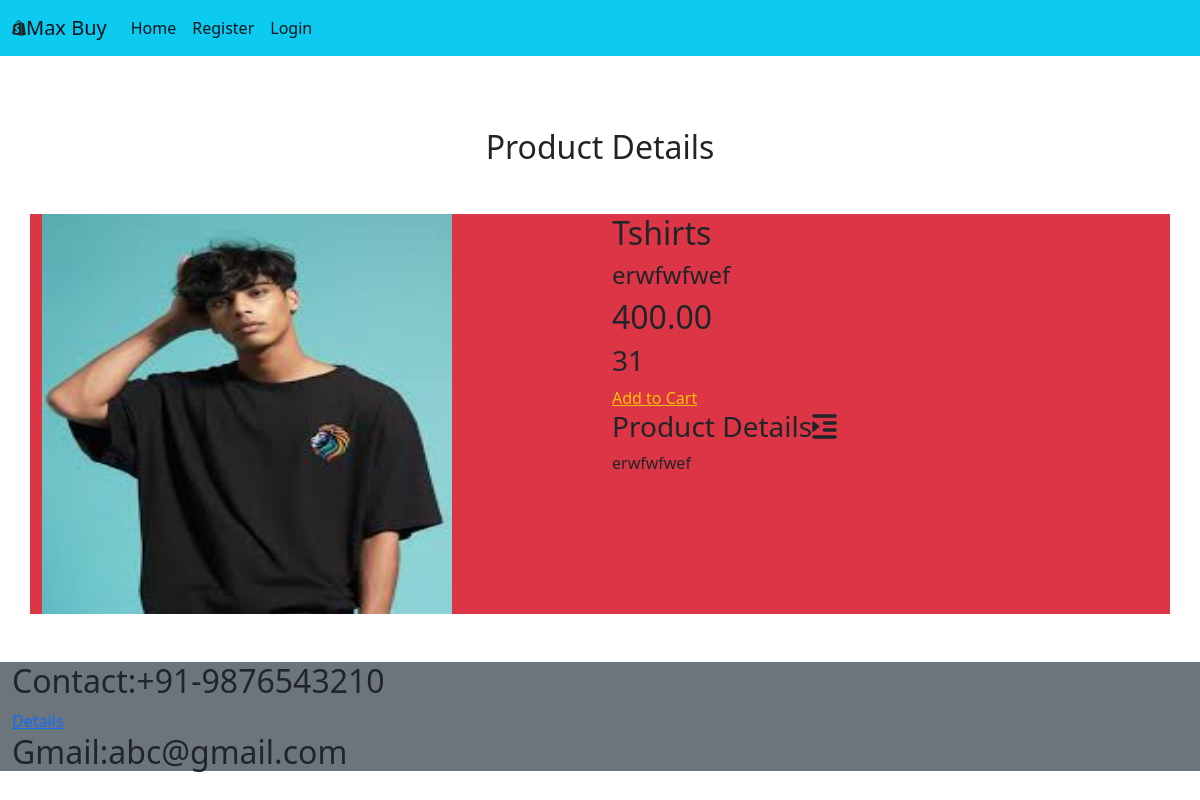
Screenshot of /product_details/3 with the database file from the repository.
### shop/models.py (models this page shows, shortened)
class Product(models.Model):
    name = models.CharField(max_length=30)
    desc = models.TextField()
    image = models.ImageField(upload_to='media/images', blank=True, null=True)
    price=models.DecimalField(max_digits=10,decimal_places=2)
    stock=models.IntegerField()
    available=models.BooleanField(default=True)
    created=models.DateTimeField(auto_now_add=True)
    updated=models.DateTimeField(auto_now=True)
    category=models.ForeignKey(Category,on_delete=models.CASCADE)

### shop/views.py (the view)
# urls.py: path('product_details/<int:i>',views.product_details,name="product_details"),
def product_details(request,i):
    p = Product.objects.get(id=i)
    return render(request,'product_details.html',{'p': p})

### templates/product_details.html
{% extends 'base.html' %}
{% load static %}
{% block content %}
<div class="container text-center mt-5 mb-5">
    <h2>Product Details</h2>
</div>
<div class="container bg-danger">
    <div class="row">
        <div class="col">
            <img src="{{p.image.url}}" height="400px" width="75%">
        </div>
        <div class="col">
            <h2>{{p.name}}</h2>
            <h4>{{p.desc}}</h4>
            <h2>{{p.price}}</h2>
            <h3>{{p.stock}}</h3>
            {% if user.is_superuser == True %}
                {% if p.stock > 0 %}
                    <h3 class="text-success">Product in Stock</h3>
                    <a style="text-decoration:none" href="{% url 'admin:index' %}" class="btn_1">Add Stock</a>
                {% else %}
                    <h3 class="text-danger">Out of Stock</h3>
                    <a style="text-decoration:none" href="{% url 'admin:index' %}" class="btn_1">Add Stock</a>
                {% endif %}
            {% else %}
                {% if p.stock > 0 %}
                    <a href="{% url 'cart:add_to_cart' p.id %}" class="btn_1 text-warning">Add to Cart</a>
                {% else %}
                    <h3 class="text-secondary">Out of Stock</h3>
                {% endif %}
            {% endif %}
      <h3>Product Details<i style="#" class="fa fa-indent"></i> </h3>
      <p style="#">{{p.desc}}</p>
    </div>
  </div>
</div>
{% endblock %}

### rows the page displays
Product: image (picture), name "Tshirts", desc "erwfwfwef", price "400.00", stock "31"
